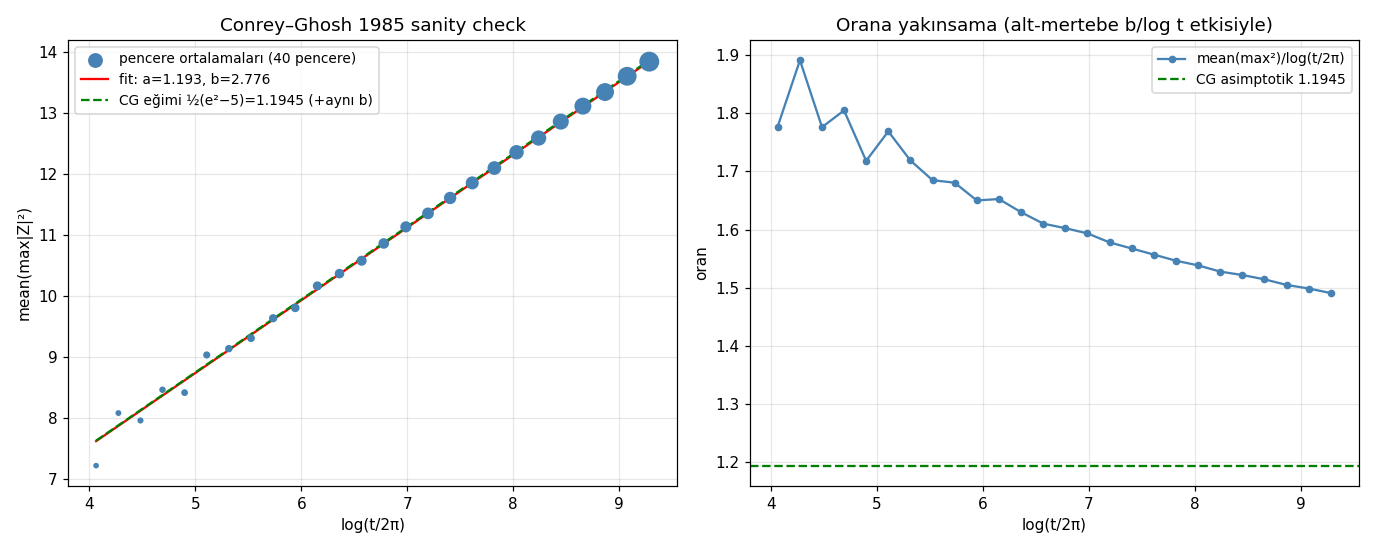

Reproduce this figure in Python.
"""
37 — CONREY-GHOSH SANITY CHECK (16 Ağustos 2026)
=================================================

Kanıtlı teorem (CG 1985, RH altında):
    (1/N(T)) Σ max_{γ<t≤γ⁺} |ζ(½+it)|² ~ ½(e²−5)·log T ≈ 1.19453·log T

Bizim 36_T100k.npz verisi tam bu objeyi içeriyor (her aralıkta max|Z|).
Test: mean(max²) eğimi log(t/2π)'ye karşı 1.19453'e oturuyor mu?

Oturuyorsa → pipeline kanıtlı teoremle tutarlı, r=0.83 ölçümü güvenilir zemin üstünde.
Oturmuyorsa → ya optimizer bias var (36'da xatol=0.05, maxiter=10 kabaydı) ya da hata.

Ek: optimizer-bias sondası — rastgele aralıklarda max|Z| ince taramayla yeniden
hesaplanır, kayıtlı değerle karşılaştırılır.
"""

import numpy as np
import matplotlib.pyplot as plt
from pathlib import Path
import mpmath as mp
import time

mp.mp.dps = 10  # 36 ile aynı precision

HERE = Path(__file__).resolve().parent
CG = 0.5 * (np.e**2 - 5)  # 1.19452804946...

d = np.load(HERE / "36_T100k.npz")
intervals, max_amps, t_mid = d["intervals"], d["max_amps"], d["t_mid"]
# Aralık sınırları t_mid ± interval/2'den birebir geri çıkar (zeros dosyası gerekmez)
gam_lo = t_mid - intervals / 2
gam_hi = t_mid + intervals / 2

print(f"Veri: {len(intervals)} aralık, t ∈ [{gam_lo[0]:.1f}, {gam_hi[-1]:.1f}]")
print(f"CG sabiti ½(e²−5) = {CG:.8f}\n")

# ---------------------------------------------------------------
# 1) PENCERE ORTALAMALARI + EĞİM FİTİ
# ---------------------------------------------------------------
max2 = max_amps**2
logt = np.log(t_mid / (2 * np.pi))

n_w = 40
edges = np.geomspace(t_mid[0], t_mid[-1] * 1.0001, n_w + 1)
w_logt, w_mean, w_n = [], [], []
for i in range(n_w):
    m = (t_mid >= edges[i]) & (t_mid < edges[i + 1])
    if m.sum() < 50:
        continue
    w_logt.append(logt[m].mean())
    w_mean.append(max2[m].mean())
    w_n.append(m.sum())
w_logt, w_mean, w_n = map(np.array, (w_logt, w_mean, w_n))

# Ağırlıklı doğrusal fit: mean(max²) = a·log(t/2π) + b
A = np.vstack([w_logt, np.ones_like(w_logt)]).T
coef, res_, *_ = np.linalg.lstsq(A * np.sqrt(w_n)[:, None],
                                 w_mean * np.sqrt(w_n), rcond=None)
a_fit, b_fit = coef
print("1) EĞİM TESTİ  mean(max²) = a·log(t/2π) + b")
print(f"   a = {a_fit:.4f}   (CG: {CG:.4f},  sapma {100*(a_fit/CG-1):+.2f}%)")
print(f"   b = {b_fit:.4f}   (alt-mertebe terimi, CG leading-order'da öngörmez)\n")

# ---------------------------------------------------------------
# 2) GLOBAL CESÀRO ORANI (CG'nin birebir ifadesi), büyüyen T
# ---------------------------------------------------------------
print("2) CESÀRO ORANI  (1/N)Σmax² / log(·)")
print(f"   {'T':>8} {'N':>7} {'/log(T/2π)':>11} {'/log T':>8}")
csum = np.cumsum(max2)
for T in [1000, 3000, 10000, 30000, gam_hi[-1]]:
    k = np.searchsorted(gam_hi, T)
    if k < 100:
        continue
    mean_ = csum[k - 1] / k
    print(f"   {T:>8.0f} {k:>7} {mean_/np.log(T/(2*np.pi)):>11.4f} "
          f"{mean_/np.log(T):>8.4f}")
print(f"   (CG asimptotik: → {CG:.4f}; log T ile log(T/2π) farkı alt-mertebe)\n")

# ---------------------------------------------------------------
# 3) OPTIMIZER-BIAS SONDASI
#    36'daki kaba arama (xatol=0.05, maxiter=10) maksimumu kaçırıyor mu?
#    250 rastgele aralıkta iki aşamalı ince grid ile yeniden hesapla.
# ---------------------------------------------------------------
rng = np.random.default_rng(37)
idx = np.sort(rng.choice(len(intervals), 250, replace=False))

def fine_max(a, b, n1=60, n2=40):
    ts = np.linspace(a, b, n1)
    vs = [abs(float(mp.siegelz(t))) for t in ts]
    j = int(np.argmax(vs))
    lo = ts[max(j - 1, 0)]
    hi = ts[min(j + 1, n1 - 1)]
    ts2 = np.linspace(lo, hi, n2)
    vs2 = [abs(float(mp.siegelz(t))) for t in ts2]
    return max(max(vs), max(vs2))

print("3) OPTIMIZER-BIAS SONDASI (250 aralık, ince grid)")
t0 = time.time()
probe = np.array([fine_max(gam_lo[i] + 0.005, gam_hi[i] - 0.005) for i in idx])
stored = max_amps[idx]
ratio2 = probe**2 / stored**2
print(f"   süre: {time.time()-t0:.0f} s")
print(f"   max²_ince / max²_kayıtlı:  ortalama = {ratio2.mean():.4f}, "
      f"medyan = {np.median(ratio2):.4f}")
print(f"   kaçırma >%1 olan aralık oranı: {(ratio2 > 1.01).mean()*100:.1f}%")
corr = ratio2.mean()
print(f"   → bias-düzeltmeli eğim: a·corr = {a_fit*corr:.4f} "
      f"(CG'ye sapma {100*(a_fit*corr/CG-1):+.2f}%)\n")

# ---------------------------------------------------------------
# 4) GRAFİK
# ---------------------------------------------------------------
fig, axes = plt.subplots(1, 2, figsize=(12.5, 5))

ax = axes[0]
ax.scatter(w_logt, w_mean, s=np.sqrt(w_n), c="steelblue", zorder=3,
           label="pencere ortalamaları (40 pencere)")
xs = np.linspace(w_logt.min(), w_logt.max(), 100)
ax.plot(xs, a_fit * xs + b_fit, "r-", lw=1.5,
        label=f"fit: a={a_fit:.3f}, b={b_fit:.3f}")
ax.plot(xs, CG * xs + b_fit, "g--", lw=1.5,
        label=f"CG eğimi ½(e²−5)={CG:.4f} (+aynı b)")
ax.set_xlabel("log(t/2π)")
ax.set_ylabel("mean(max|Z|²)")
ax.set_title("Conrey–Ghosh 1985 sanity check")
ax.legend(fontsize=9)
ax.grid(alpha=0.3)

ax = axes[1]
ax.plot(w_logt, w_mean / w_logt, "o-", ms=4, c="steelblue",
        label="mean(max²)/log(t/2π)")
ax.axhline(CG, color="g", ls="--", label=f"CG asimptotik {CG:.4f}")
ax.set_xlabel("log(t/2π)")
ax.set_ylabel("oran")
ax.set_title("Orana yakınsama (alt-mertebe b/log t etkisiyle)")
ax.legend(fontsize=9)
ax.grid(alpha=0.3)

plt.tight_layout()
out = HERE / "37_conrey_ghosh_check.png"
plt.savefig(out, dpi=110)
print(f"Grafik: {out.name}")

# ---------------------------------------------------------------
# 5) KARAR
# ---------------------------------------------------------------
dev = abs(a_fit * corr / CG - 1)
print("\n" + "=" * 60)
if dev < 0.05:
    print(f"SONUÇ: eğim CG sabitine %{dev*100:.1f} yakınlıkta → PIPELINE DOĞRULANDI")
    print("r=0.83 ölçümü kanıtlı teoremle tutarlı zeminde.")
else:
    print(f"SONUÇ: eğim CG'den %{dev*100:.1f} sapıyor → incelenmeli!")
    print("Olası sebepler: optimizer bias, alt-mertebe terimler, veri hatası.")
